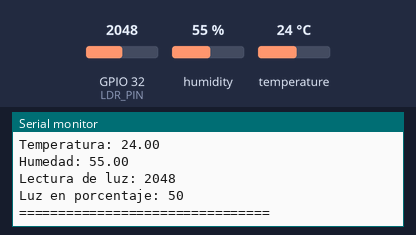
Bench run of a sketch on a simulated ESP32. Shown: the last lines printed to the serial monitor. The inputs (shaded band) are chosen by the test bench; at power-on: humidity 55 %, GPIO 32 (LDR_PIN) = 2048, temperature 24 °C (analog values on the 0–4095 scale). WiFi joins after 1.5 s; servers stay silent unless stated; no MQTT or app messages arrive unless stated.

Above: at 4.7 s.
4.8 s: humidity set to 22 %
7.5 s: GPIO 32 (LDR_PIN) set to 2866
At 8.7 s:
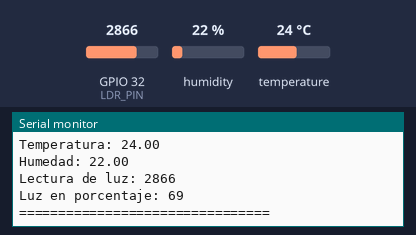
10.2 s: temperature set to 12 °C
12.9 s: GPIO 32 (LDR_PIN) set to 3603
At 14.8 s:
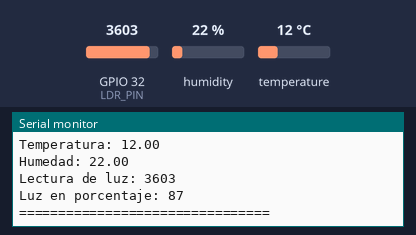
15.6 s: humidity set to 40 %
Timing chart, 0 to 18.6 s (numbered marks = the images above; inputs shaded):
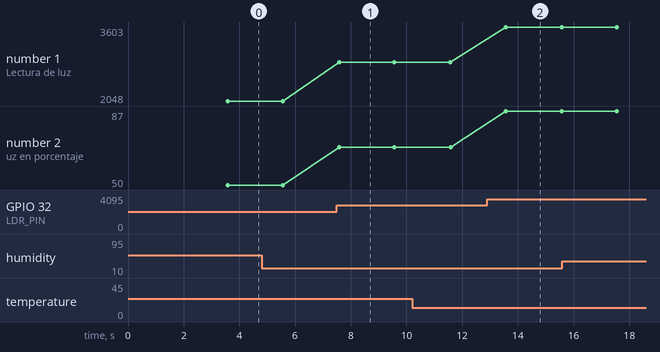

Measured:
- after the input at 7.5 s, the serial monitor: prints a new line after 0.08 s (image 1)
- after the input at 12.9 s, the serial monitor: prints a new line after 0.66 s (image 2)
- plotted number 1: 2048 → 2866 after the input at 7.5 s, 2866 → 3603 after the input at 12.9 s
- plotted number 2: 50 → 69 after the input at 7.5 s, 69 → 87 after the input at 12.9 s

The sketch:

Taller.ino
```cpp
#include <WiFi.h>
#include <PubSubClient.h>
#include <DHT.h>

// ======================================================
// CONFIGURACION WIFI
// ======================================================

const char* WIFI_SSID = "Lizieee";
const char* WIFI_PASSWORD = "Andrea123456";


// ======================================================
// CONFIGURACION MQTT
// ======================================================

const char* MQTT_SERVER = "10.129.40.31";
const int MQTT_PORT = 1883;

// Topics utilizados por el dashboard React.
const char* TOPIC_TEMPERATURA = "clima/esp32/temperatura";
const char* TOPIC_HUMEDAD = "clima/esp32/humedad";
const char* TOPIC_LUZ = "clima/esp32/luz";


// ======================================================
// CONFIGURACION DE SENSORES
// ======================================================

#define DHT_PIN 4
#define DHT_TYPE DHT11
#define LDR_PIN 32

DHT dht(DHT_PIN, DHT_TYPE);


// ======================================================
// CONFIGURACION MQTT Y TIEMPO
// ======================================================

WiFiClient wifiClient;
PubSubClient mqttClient(wifiClient);

// Enviar una lectura cada 2 segundos.
const unsigned long INTERVALO_ENVIO = 2000;

unsigned long ultimoEnvio = 0;


// ======================================================
// CONECTAR A WIFI
// ======================================================

void conectarWiFi() {

  Serial.print("Conectando a WiFi...");

  WiFi.begin(WIFI_SSID, WIFI_PASSWORD);

  while (WiFi.status() != WL_CONNECTED) {
    delay(500);
    Serial.print(".");
  }

  Serial.println();
  Serial.println("WiFi conectado");

  Serial.print("IP del ESP32: ");
  Serial.println(WiFi.localIP());
}


// ======================================================
// CONECTAR A MQTT
// ======================================================

void conectarMQTT() {

  while (!mqttClient.connected()) {

    Serial.print("Conectando a Mosquitto...");

    // Crear un Client ID diferente para este ESP32.
    String clientId = "ESP32-";
    clientId += String(
      (uint32_t)(ESP.getEfuseMac() & 0xFFFFFFFF),
      HEX
    );

    if (mqttClient.connect(clientId.c_str())) {

      Serial.println(" conectado");

    } else {

      Serial.print(" error, rc=");
      Serial.print(mqttClient.state());
      Serial.println(". Reintentando en 2 segundos...");

      delay(2000);
    }
  }
}


// ======================================================
// LEER Y PUBLICAR SENSORES
// ======================================================

void publicarSensores() {

  // 1. Obtener la temperatura
  float temperatura = dht.readTemperature();
  // 2. Obtener la humedad
  float humedad = dht.readHumidity();

  // 3. Obtener la lectura del sensor de iluminacion
  int lecturaLDR = analogRead(LDR_PIN);
  int luz = map(lecturaLDR, 0, 4095, 0, 100);
  luz = constrain(luz, 0, 100);

  // 4. Preparar los valores para poder publicarlos mediante MQTT
  char temp[16];
  char hum[16];
  char iluminacion[16];

  dtostrf(temperatura, 1, 2, temp);
  dtostrf(humedad, 1, 2, hum);
  sprintf(iluminacion, "%d", luz);

  // 5. Publicar cada dato en su topic correspondiente
  bool t = mqttClient.publish(TOPIC_TEMPERATURA, temp, true);
  bool h = mqttClient.publish(TOPIC_HUMEDAD, hum, true);
  bool l = mqttClient.publish(TOPIC_LUZ, iluminacion, true);

  // 6. Mostrar las mediciones en el Monitor Serial
  Serial.println("Lecturas de los sensores:");

  Serial.print("Temperatura: ");
  Serial.println(temperatura);

  Serial.print("Humedad: ");
  Serial.println(humedad);

  Serial.print("Lectura de luz: ");
  Serial.println(lecturaLDR);

  Serial.print("Luz en porcentaje: ");
  Serial.println(luz);

  Serial.println("================================");
};


// ======================================================
// CONFIGURACION INICIAL
// ======================================================

void setup() {

  Serial.begin(115200);

  dht.begin();
  pinMode(LDR_PIN, INPUT);
  analogReadResolution(12);

  conectarWiFi();

  mqttClient.setServer(MQTT_SERVER, MQTT_PORT);

  delay(2000);
}

// ======================================================
// CICLO PRINCIPAL
// ======================================================

void loop() {

  // Si se pierde WiFi, volver a conectarse.
  if (WiFi.status() != WL_CONNECTED) {
    conectarWiFi();
  }

  // Si se pierde MQTT, volver a conectarse.
  if (!mqttClient.connected()) {
    conectarMQTT();
  }

  // Mantener la conexion MQTT activa.
  mqttClient.loop();

  // Publicar sensores cada 2 segundos.
  if (millis() - ultimoEnvio >= INTERVALO_ENVIO) {

    ultimoEnvio = millis();

    publicarSensores();
  }
}
```
